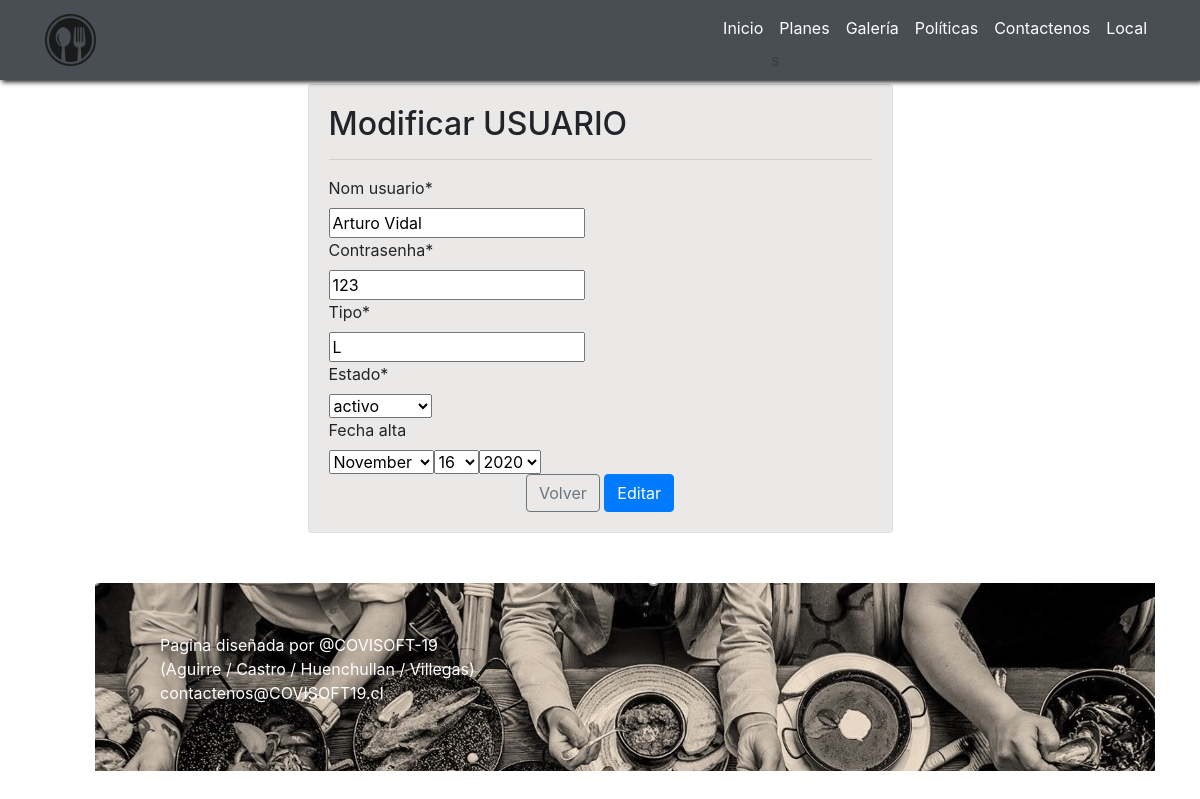
The page /catalogo/usuario_mod/3 on the database its author committed.
### catalogo/models.py (models this page shows, shortened)
class Usuario(models.Model):
	id_usuario=models.AutoField(primary_key=True)
	nom_usuario=models.CharField(max_length=20)
	contrasenha=models.CharField(max_length=30)
	tipo=models.CharField(max_length=1)
	estado=models.ForeignKey('Estado', on_delete=models.SET_NULL, null=True)
	fecha_alta=models.DateField(null=True, blank=True)

### catalogo/views.py (the view)
# urls.py: path('usuario_mod/<id_usuario>', modificar_usuario, name="usuario_mod"),
def modificar_usuario(request, id_usuario):
	usuario=get_object_or_404(Usuario, id_usuario=id_usuario)
	data = {
		'form': UsuarioForm(instance=usuario)
	}
	if request.method=='POST':
		formulario=UsuarioForm(data=request.POST, instance=usuario, files=request.FILES)
		if formulario.is_valid():
			formulario.save()
			return redirect(to='usuario_list')
		data['from'] = formulario
	return render(request,'usuario/usuario_mod.html', data )

### catalogo/forms.py
class UsuarioForm(forms.ModelForm):
	class Meta:
		model=Usuario
		fields='__all__'
		widgets={
			"fecha_alta":forms.SelectDateWidget()
		}

### catalogo/models.py (called while the page is built)
	def __str__(self):
		return self.descripcion

### catalogo/templates/Usuario/usuario_mod.html (shortened to what this page needs)
<!DOCTYPE html>
<html lang="es">
   <head>
        <link rel="stylesheet" href="https://cdn.jsdelivr.net/npm/bootstrap@4.5.3/dist/css/bootstrap.min.css">
        {% load static %}
        <link rel="stylesheet" href="{% static 'css/main.css' %}">
        {% load static %}
   </head>
   <body>
       {% load static %}
    <nav class="navbar navbar-expand-lg navbar-dark bg-dark fixed-top">
      <div class="container">
        <a class="navbar-brand header-content-left" href="{% url 'inicio' %}"><img src="{% static 'img/icono3.ico' %}" alt="La ruta del bajón" style="width: 20%"></a>
        <div class="collapse navbar-collapse" id="navbarNav">
          <ul class="navbar-nav ml-auto text-black">
            <li class="nav-item">
              <a class="nav-link" href="{% url 'inicio' %}">Inicio</a>
            </li>
            <li class="nav-item">
              <a class="nav-link" href="{% url 'inicio' %}">Planes</a>s
            </li>
            <li class="nav-item">
              <a class="nav-link" href="{% url 'galeria' %}">Galería</a>
            </li>
            <li class="nav-item">
              <a class="nav-link" href="{% url 'qs' %}">Políticas</a>
            </li>
            <li class="nav-item">
              <a class="nav-link " href="{% url 'inicio' %}">Contactenos</a>
            </li>
            <li class="nav-item">
              <a class="nav-link " href="{% url 'local'%}">Local</a>
            </li>
          </ul>
        </div>
      </div>
    </nav>
     {% load crispy_forms_tags %}
          <div class="row" >
            <div class="col-6 col_md-6 offset-md-3">
              <div class="card">
                <div class="card-body" style="background-color:#EBE9E8;">
                          <h2>  Modificar USUARIO</h2>
                          <hr>
                  <form action="" method="post" enctype="multipart/form-data">
                    {{ form | crispy }}
                    <div class="d-flex justify-content-center">
                       <a href="{%url 'local'%}"  class="btn btn-outline-secondary text-black">  Volver  </a>
                       <input type="submit" value="Editar" class="btn btn-primary">
                    </div>
                  </form>
                  </div>
              </div>
            </div>
          </div>
  </body>
   <div class="container">
      <footer class="footer">
        <div class="container">
         <p style="color:white;">
            Pagina diseñada por @COVISOFT-19 <br>
           (Aguirre / Castro / Huenchullan / Villegas) <br>
           contactenos@COVISOFT19.cl
         </p>
        </div>
  </div
   </body>
</html>

### catalogo/static/css/main.css (style rules this page uses)
.navbar { box-shadow: 2px 2px 5px #000; opacity: .9; }
.navbar .navbar-nav .nav-item .nav-link { color: white; }
footer { margin-top: 50px; margin-left: 50px; padding: 50px; background: url(../img/ppalb.jpg) no-repeat; }

### rows shown on the page
Usuario: nom_usuario "Arturo Vidal", contrasenha "123", tipo "L", estado "activo"
